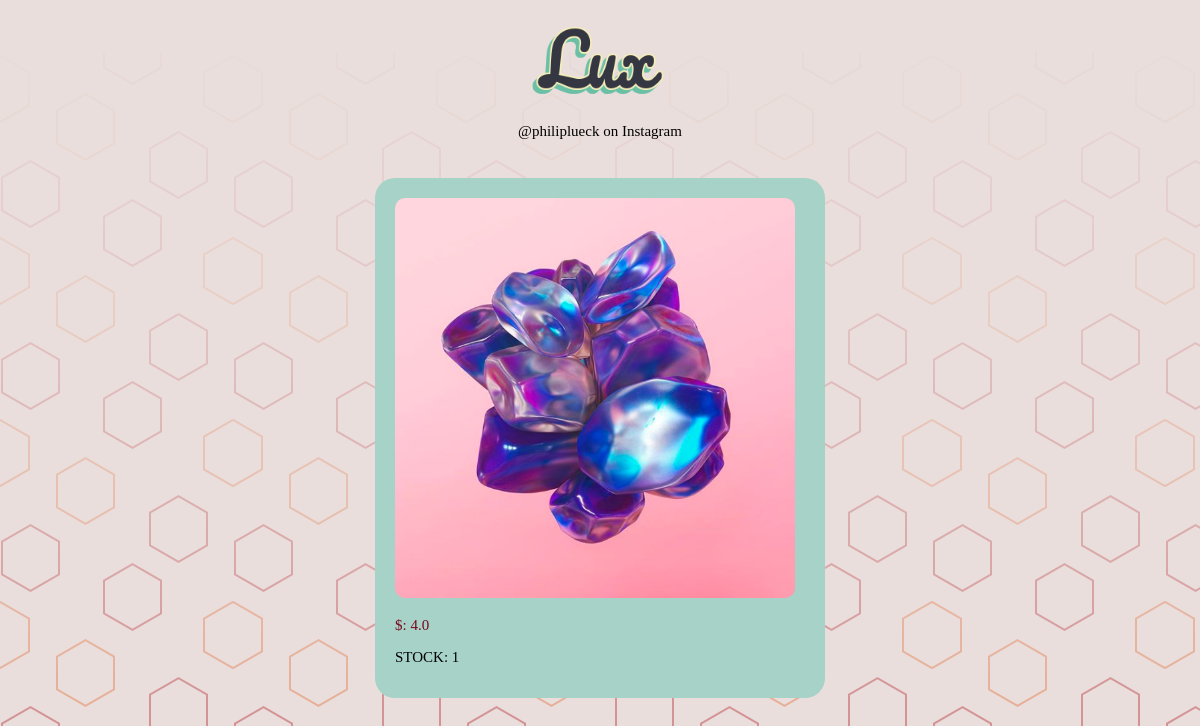
Before: /lux_tienda/lamina3/ with the older database file.
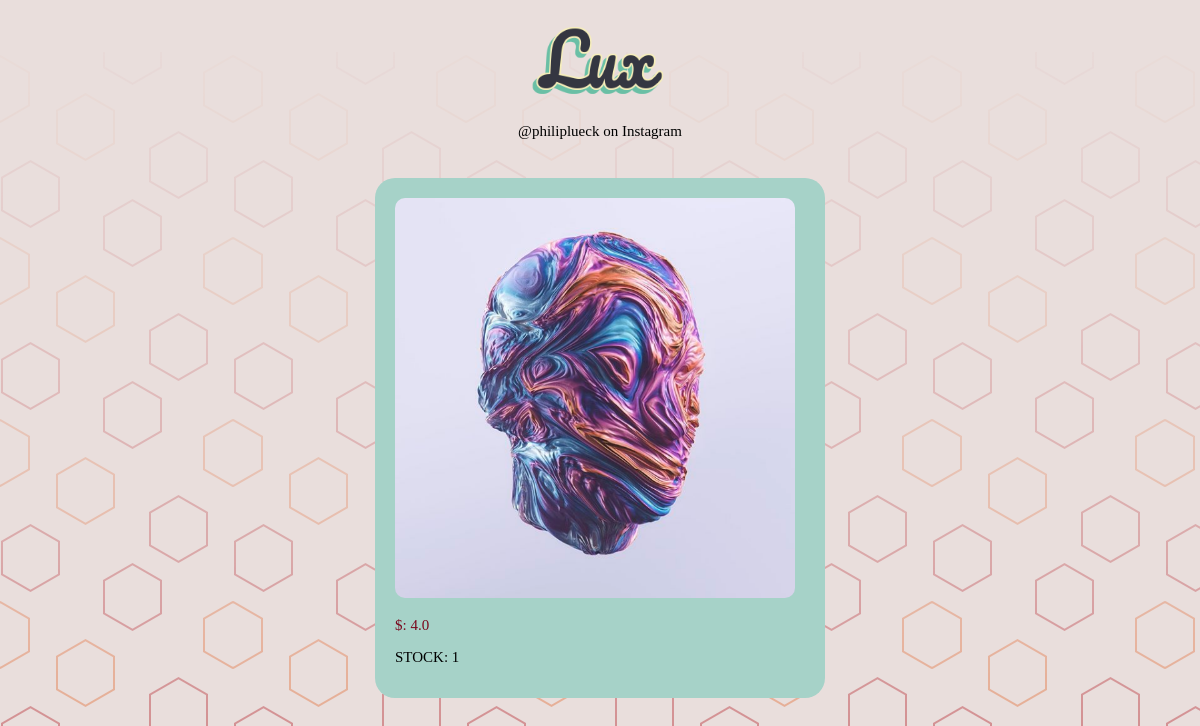
After: the same page with the newer database file.
### lux_tienda/models.py (models this page shows)
class Producto(models.Model):
    nombre = models.CharField(max_length=50)
    stock = models.IntegerField(default=0)
    precio = models.FloatField()
    image = models.CharField(max_length=200)

### lux_tienda/views.py (the view)
# urls.py: path('lamina3/', views.lamina3, name='lamina3'),
def lamina3(request):
    lamina3 = Producto.objects.all()[2]
    return render(request, 'lam.html', {'lamina':lamina3})

### lux_tienda/templates/lam.html (shortened to what this page needs)
{% load staticfiles %}
<!DOCTYPE html>
<html lang="es" dir="ltr">
<head>
  <link rel="stylesheet"  href="{% static 'css/lamina.css'%}">
</head>
  <body>
    <div id = "top">
      <img src="{% static 'title.png'%}" id = "title">
      <p>@philiplueck on Instagram</p>
    </div>
    <div id = "producto">
      <img src= "{% static '' %}{{lamina.image}}" alt="image1"/></a>
      <p id = "price"> $: {{lamina.precio}} </p>
      <p>STOCK: {{lamina.stock}} </p>
    </div>
  </body>
</html>

### lux_tienda/static/css/lamina.css (style rules this page uses)
body { background-image: url("fondo.png"); font-size: 15px; }
img { border-radius: 10px; width: 400px; height: 400px; }
#top { margin: auto; margin-left: auto; margin-right: auto; width: 200px; height: 150px; text-align: center; }
#title { border:none; width: 150px; height: 100px; display:block; margin-left: auto; margin-right: auto; }
#producto { margin: auto; margin-left: auto; margin-right: auto; margin-top: 20px; width: 430px; height: 500px; padding-left: 20px; padding-top: 20px; background-color: #A6D2C8; border-radius: 20px; font-size: 15px; }
#price { color: #7A081D; }

Changed rows visible on the page:
changed Producto: image: a different picture
